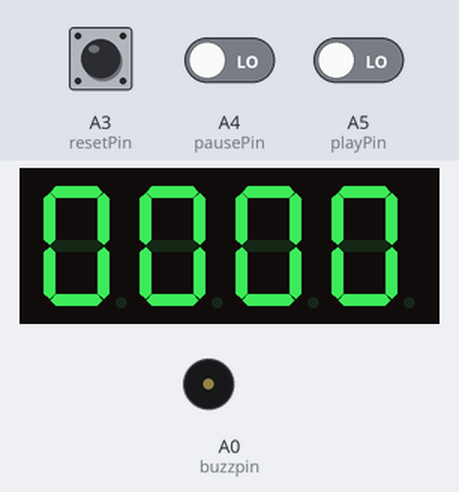
Bench run of a sketch on a simulated Arduino Uno, built with avr-gcc and run on an emulated ATmega328P. On the bench: 4-digit seven-segment display, buzzer (waves = sounding). The inputs (shaded band) are chosen by the test bench; at power-on: A5 (playPin) LOW, A3 (resetPin) LOW, A4 (pausePin) LOW.

Above: at 1.2 s.
1.3 s: A5 (playPin) driven HIGH
At 1.8 s:
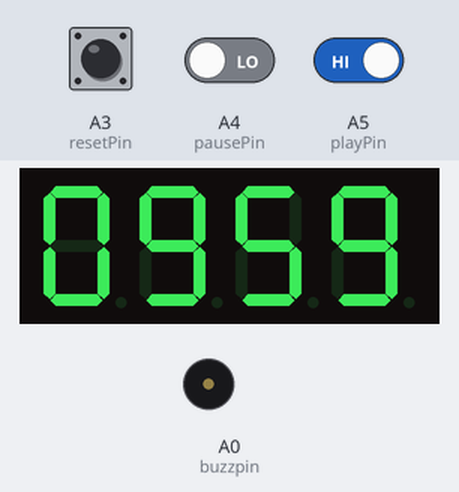
4.3 s: A3 (resetPin) pulled HIGH for 3.2 s
At 9.6 s:
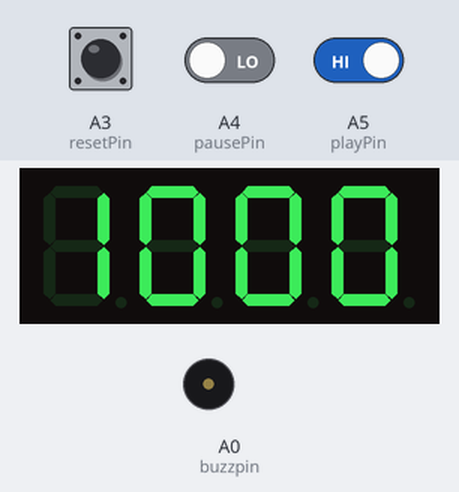
10.0 s: A5 (playPin) driven LOW
13.0 s: A4 (pausePin) driven HIGH
At 14.0 s:
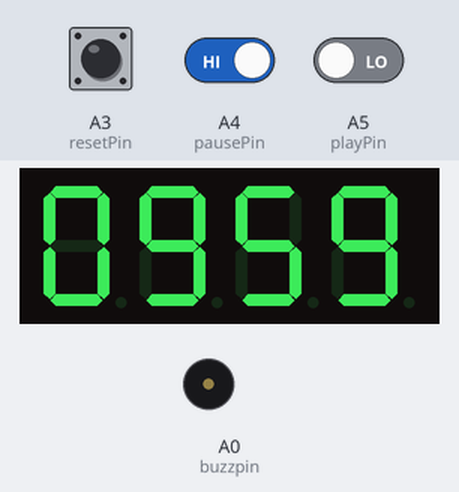
Timing chart, 0 to 16.0 s (numbered marks = the images above; inputs shaded):
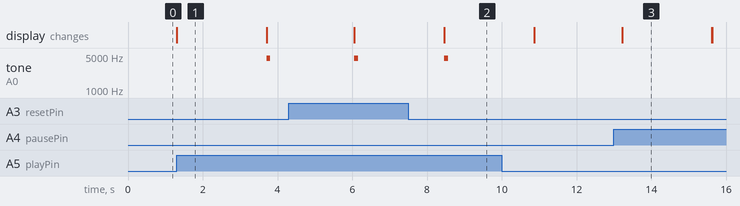

The sketch:

Arduino4DIGIT7SEGMENTCOUNTER.ino
```cpp
#include <SevSeg.h>
SevSeg sevseg; //Object

 int A = 6; // pin for segment A in the 7 segment
 int F = 7; // pin for segment F in the 7 segment
 int B = 8; // pin for segment B in the 7 segment
 int E = 9;
 int D = 10;
 int DP = 11;
 int C = 12;
 int G = 13;

const int buzzpin = A0;
const long buzzfreq = 4500;
const long buzzTimeout = 1300;
const int buzzduration = 100;
const int buzzdurationTimeout = 2500;

int timer = 1000;
int sec = 6000;

const int playPin = A5;
const int pausePin = A4;
const int resetPin = A3;

int playPr = 0;
int pausePr = 0;
int resetPr = 0;

int playstate = 0;
int pausestate = 0;
int resetstate = 0;


void setup() {

  Serial.begin(9600);

  for(int i = A3 ; i <=A5; i++)
  {
    pinMode(i, INPUT);
  }
  sevseg.setBrightness(-50);


  byte numDigits = 4;
  byte digitPins[] = {2, 3, 4, 5};
  byte segmentPins[] = {A, B, C, D, E, F, G, DP};
  bool resistorsOnSegments = false;
  byte hardwareConfig = COMMON_CATHODE;
  bool updateWithDelays = false;
  bool leadingZeros = true;
  bool disableDecPoint = true;
  sevseg.begin(hardwareConfig, numDigits, digitPins, segmentPins, resistorsOnSegments, updateWithDelays, leadingZeros, disableDecPoint);

}

void loop() {


  playPr = digitalRead(playPin);
  pausePr = digitalRead(pausePin);
  resetPr = digitalRead(resetPin);


 // ----------------------------------------------------------------------------------------DIVIDER--------------------------------------//

  if(playPr == 1) // You pressed play
  { sevseg.setBrightness(-50);
    playstate = 1;
    pausestate = 0;
    resetstate = 0;
  }

  if (playstate == 1)
  {
      play();

  }


 // ----------------------------------------------------------------------------------------DIVIDER--------------------------------------//

  if (pausePr == 1)  // You pressed pause
  { sevseg.setBrightness(-50);
    pausestate = 1;
    playstate = 0;
    resetstate = 0;
  }

   if (pausestate == 1)
  {
    pause();

  }

 // ----------------------------------------------------------------------------------------DIVIDER--------------------------------------//


  if(resetPr == 1)   // You pressed reset
  { sevseg.setBrightness(-50);
    resetstate = 1;
    pausestate = 0;
    playstate = 0;

  }

  if (resetstate == 1)
  {
    reset();

  }

  sevseg.setNumber(0);
  sevseg.refreshDisplay();

 }


// --------------------------------------------------------------------------------------FUNCTIONS------------------------------------------//


 void play() // Play function
 {
   if (timer > 0 )
      {
        for (int i = 0; i <= sec; i++)
        {
            sevseg.setNumber(timer - 41);
            sevseg.refreshDisplay();
        }

       timer--;
        tone(buzzpin,buzzfreq,buzzduration);
      }
      else
      {

        for (int i = 0; i <= sec; i++)
        {
            sevseg.setNumber(timer);
            sevseg.refreshDisplay();
        }


        tone(buzzpin,buzzTimeout,buzzdurationTimeout);
      }

 }

 void pause() // Pause function
 {
   if (timer >= 0 )
     {

        for (int i = 0; i <= sec; i++)
        {
            sevseg.setNumber(timer - 41);
            sevseg.refreshDisplay();
        }
     }


 }

 void reset()  // Reset function
 {

   if (timer >= 0 )
     {
        timer = 1000;

        for (int i = 0; i <= sec; i++)
        {
            sevseg.setNumber(timer);
            sevseg.refreshDisplay();
        }

     }


 }
```

Measured:
- after the input at 1.3 s, tone on A0 (buzzpin): silent → 4500 Hz after 2.4 s, → silent 0.10 s later; the display: changes at once (image 1)
- after the input at 13.0 s, the display: first differs from a run without the input after 0.22 s (image 3)
- what the display in image 1 shows lasts 2.4 s, from 1.3 s to 3.7 s
